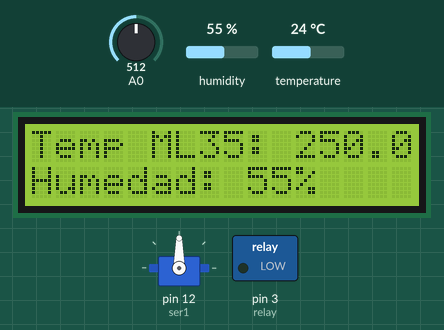
Simulated run of this sketch. Board: Arduino Uno, built with avr-gcc and run on an emulated ATmega328P. Shown: 16×2 character LCD, servo, switched loads named in the sketch (green lamp = pin HIGH). Inputs (shaded band) come from the test bench; at power-on: A0 = 512, humidity 55 %, temperature 24 °C. What the sketch prints to the serial monitor is not drawn.

Above: at 3.3 s.
3.4 s: A0 set to 86
12.3 s: A0 set to 75
At 14.3 s:
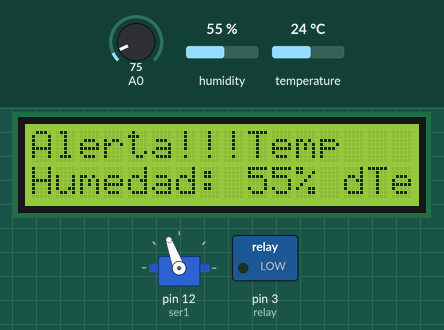
24.0 s: humidity set to 22 %
At 29.0 s:
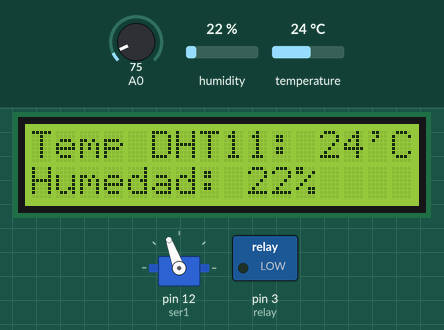
30.6 s: temperature set to 12 °C
At 35.2 s:
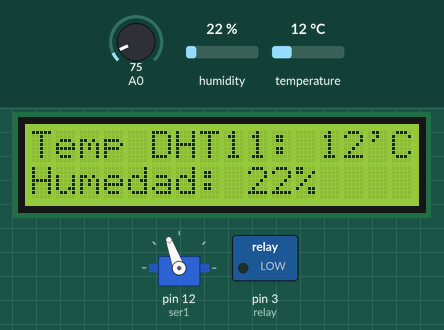
37.2 s: humidity set to 40 %
At 39.5 s:
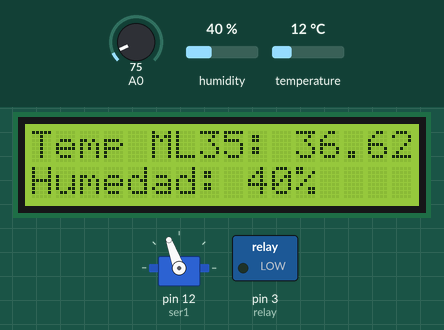
43.8 s: temperature set to 19 °C
At 46.9 s:
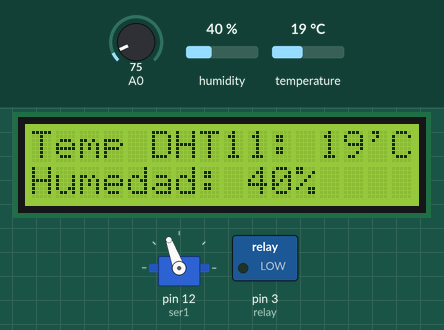
Timing chart, 0 to 48.4 s (numbered marks = the images above; inputs shaded):
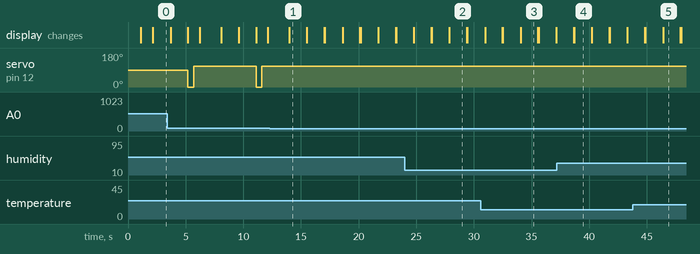

Measured:
- the behaviour switches between 82 and 81 on A0 (found by bisection; images 0 and 1)
- after the input at 12.3 s, servo on pin 12 (ser1): stops changing and stays 110°
- by itself, servo on pin 12 (ser1): alternates 110° for 5.4 s and 0° for 0.50 s
- what the display in image 1 shows lasts 1.5 s, from 14.0 s to 15.5 s

The sketch:

Temp_display_DHT11.ino
```cpp
#include<Wire.h>
#include <LiquidCrystal_I2C.h>
#include<Servo.h>
#include<DHT.h>


//lcd
LiquidCrystal_I2C lcd(0x27,16,2);
String msg1 = " Encendieno...";
String msg2 = " Chauuu!! ";
int tam1 = msg1.length();
int tam2 = msg2.length();

//sensor
int val;
int tempPin = 0;
int x;
float cent=100;

//servo
Servo ser1;

//DHT11
int DHsensor = 2;
int dhtemp, humedad;
DHT dht(DHsensor,DHT11);

//relay
int relay = 3;

void setup() {
//del lcd
  lcd.init();
  lcd.backlight();
  lcd.clear();
  //lcd.setCursor(0,0);
  lcd.print(msg1); //primer mensaje
  delay(1000);
  lcd.clear();
  lcd.print(" Sensor Iniciado");
  delay(1000);
  lcd.clear();

//del sensor
   Serial.begin(9600);

//servo
  ser1.attach(12,650,2400);

// DHT11
  dht.begin();
  Serial.begin(9600);

  //relay
  pinMode(relay,OUTPUT);//Configurar como salida al 3
}

void loop() {
  //digitalWrite(relay,HIGH);
  //Serial.println("Relay Accionado");
  //for( int i=1; i<5; i++){
  //  ser1.write(0);
  //  delay(500);
  ///  ser1.write(110);
  //  delay(500);
  //}
 // digitalWrite(relay,LOW);
  //Serial.println("Relay apagado");
  //delay(1000);
  humedad = dht.readHumidity();
  dhtemp = dht.readTemperature();
  Serial.print("Temperatura DHT11: ");
  Serial.print(dhtemp);
  Serial.print("°C  Humedad: ");
  Serial.print(humedad);
  Serial.println("%");

  val = analogRead(0);
  float mv = (val/1024.0)*5000.0;
  float cent = mv/10;
  //Serial.println("Temperatura: "+String(cent)+"°C");
  lcd.print("Temp ML35: ");
  lcd.print(String(cent)+"'C ");
  lcd.setCursor(0,1);
  lcd.print("Humedad: ");
  lcd.print(String(humedad)+"% ");
  delay(1500);
  lcd.clear();

  lcd.print("Temp DHT11: ");
  lcd.print(String(dhtemp)+"'C ");
  lcd.setCursor(0,1);
   lcd.print("Humedad: ");
  lcd.print(String(humedad)+"% ");
  delay(1500);
  lcd.clear();

  //lcd.setCursor(0,1);

 // delay(1000);


  if (cent > 40.0){
    ser1.write(0);
    delay(500);
    ser1.write(110);
    delay(500);
    lcd.clear();
    lcd.print("Alerta!!!Temp");
    lcd.setCursor(0,1);
    lcd.print("mayor a 38grad");
    delay(1800);
    }
   // lcd.clear();
  }

  /*for(int c=0;c<tam1;c++){
  lcd.scrollDisplayLeft();
  delay(650);
  }*/
  /*
  lcd.clear();
  lcd.home();
  delay(300);
  lcd.print("Terminamos con");
  lcd.setCursor(0,1);
  lcd.print("las pantallas.");
  delay(2000);
  lcd.clear();
  lcd.print("ADIOS!! :D  ");
  lcd.setCursor(0,1);
  lcd.print("          Lucas. ");
  delay(2500);
*/


/*


void setup() {

  // put your setup code here, to run once:

}

void loop() {
  // put your main code here, to run repeatedly:


}*/
```
